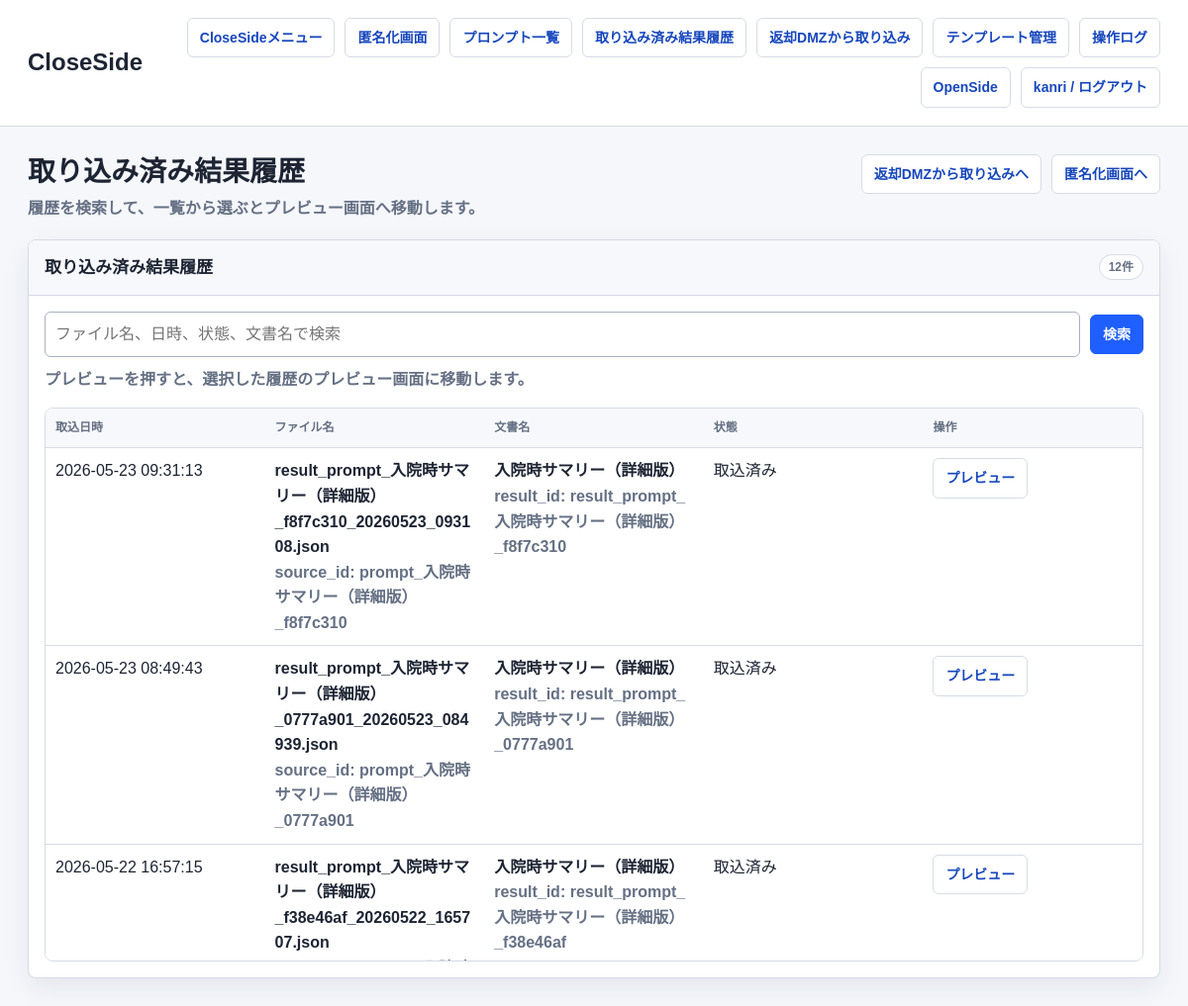
The page /close/dmz/results/history/ (signed in) on the database its author committed.
### anonymizer_app/models.py (models this page shows, shortened)
class RestoredResult(models.Model):
    STATUS_CHOICES = [
        ('imported', '取込済み'),
        ('deleted', '削除済み'),
    ]
    source_id = models.CharField(max_length=255, db_index=True)
    result_id = models.CharField(max_length=255, blank=True, default='')
    template_type = models.CharField(max_length=255, blank=True, default='')
    result_text = models.TextField()
    restored_text = models.TextField()
    result_json = models.JSONField(null=True, blank=True)
    imported_filename = models.CharField(max_length=255, blank=True, default='')
    reviewer = models.CharField(max_length=255, blank=True, default='')
    owner = models.ForeignKey(settings.AUTH_USER_MODEL, null=True, blank=True, on_delete=models.SET_NULL)
    status = models.CharField(max_length=32, choices=STATUS_CHOICES, default='imported')
    created_at = models.DateTimeField(default=timezone.now)
    updated_at = models.DateTimeField(auto_now=True)

### close_side/views.py (the view)
# urls.py: path('dmz/results/history/', close_login_required(views.result_history_list), name='result_history_list'),
def result_history_list(request):
    context = _result_history_list_context(request)
    return render(request, 'anonymizer_app/result_history_list.html', context)

### anonymizer_app/history_utils.py (called while the page is built, shortened)
def filter_history_items(
    items: Iterable[Any],
    query: str | None,
    value_getters: Sequence[str | Callable[[Any], Any]],
) -> list[Any]:
    normalized_query = (query or '').strip().casefold()
    history_items = list(items)
    if not normalized_query:
        return history_items

### anonymizer_app/network_policy.py (called while the page is built)
def network_policy() -> dict:
    return getattr(settings, 'NETWORK_POLICY', DEFAULT_NETWORK_POLICY)

def get_client_ip(request) -> str:
    forwarded_for = request.META.get('HTTP_X_FORWARDED_FOR', '')
    if getattr(settings, 'NETWORK_POLICY_TRUST_X_FORWARDED_FOR', True) and forwarded_for:
        return forwarded_for.split(',')[0].strip()
    return request.META.get('REMOTE_ADDR') or ''

def normalize_ip(value: str):
    try:
        return ip_address(value)
    except ValueError:
        return None

def _networks(cidrs: list[str]):
    networks = []
    for cidr in cidrs:
        try:
            networks.append(ip_network(cidr))
        except ValueError:
            continue
    return networks

def side_for_path(path: str) -> str:
    for side, rule in network_policy().items():
        if any(path.startswith(prefix) for prefix in rule.get('paths', [])):
            return side
    return ''

def allowed_cidrs_for_side(side: str) -> list[str]:
    rule = network_policy().get(side, {})
    cidrs = list(rule.get('cidrs', []))
    if getattr(settings, 'NETWORK_POLICY_ALLOW_LOOPBACK', False):
        cidrs.extend(LOOPBACK_CIDRS)
    return cidrs

def is_client_allowed_for_side(client_ip: str, side: str) -> bool:
    parsed = normalize_ip(client_ip)
    if parsed is None:
        return False
    return any(parsed in network for network in _networks(allowed_cidrs_for_side(side)))

    def __call__(self, request):
        side = side_for_path(request.path_info)
        if not side or not getattr(settings, 'NETWORK_POLICY_ENFORCED', True):
            return self.get_response(request)
        client_ip = get_client_ip(request)
        if is_client_allowed_for_side(client_ip, side):
            request.network_segment = side
            request.client_ip = client_ip
            return self.get_response(request)
        self._log_denied_request(request, side, client_ip)
        label = network_policy().get(side, {}).get('label', side)
        return HttpResponseForbidden(f'{label} へのアクセス元ネットワークが許可されていません。')

### close_side/views.py (called while the page is built)
def _is_admin(user) -> bool:
    return bool(user.is_staff or user.is_superuser)

### anonymizer_app/templates/anonymizer_app/result_history_list.html (shortened to what this page needs)
{% extends "anonymizer_app/base.html" %}
{% block brand %}CloseSide{% endblock %}
{% block page_title %}取り込み済み結果履歴{% endblock %}
{% block page_subtitle %}<p class="page-subtitle">履歴を検索して、一覧から選ぶとプレビュー画面へ移動します。</p>{% endblock %}
{% block page_actions %}
  <a class="button" href="{% url 'close_side:result_import_list' %}">返却DMZから取り込みへ</a>
  <a class="button" href="{% url 'close_side:home' %}">匿名化画面へ</a>
{% endblock %}
{% block content %}
  <section class="panel">
    <div class="panel-header">
      <h3 class="panel-title">取り込み済み結果履歴</h3>
      <span class="badge">{{ saved_results|length }}件</span>
    </div>
    <div class="panel-body">
      <form method="get" class="history-search">
        <input
          class="search-input"
          type="search"
          name="q"
          value="{{ history_query }}"
          placeholder="ファイル名、日時、状態、文書名で検索"
          aria-label="取り込み済み結果検索"
        >
        <button class="primary" type="submit">検索</button>
      </form>
      <p class="muted history-note">プレビューを押すと、選択した履歴のプレビュー画面に移動します。</p>
      {% if saved_results %}
        <div class="table-scroll">
          <table class="history-table">
            <thead>
              <tr>
                <th>取込日時</th>
                <th>ファイル名</th>
                <th>文書名</th>
                <th>状態</th>
                <th>操作</th>
              </tr>
            </thead>
            <tbody>
              {% for item in saved_results %}
                <tr>
                  <td>{{ item.created_at|date:"Y-m-d H:i:s" }}</td>
                  <td>
                    <strong>{{ item.imported_filename|default:"-" }}</strong><br>
                    <span class="muted">source_id: {{ item.source_id|default:"-" }}</span>
                  </td>
                  <td>
                    <strong>{{ item.template_type|default:"-" }}</strong><br>
                    <span class="muted">result_id: {{ item.result_id|default:"-" }}</span>
                  </td>
                  <td>{{ item.get_status_display }}</td>
                  <td>
                    <a
                      class="button"
                      href="{% url 'close_side:result_history_preview' pk=item.pk %}{% if history_query %}?q={{ history_query|urlencode }}{% endif %}"
                    >
                      プレビュー
                    </a>
                  </td>
                </tr>
              {% endfor %}
            </tbody>
          </table>
        </div>
      {% else %}
        <p class="empty">検索条件に一致する履歴がありません。</p>
      {% endif %}
    </div>
  </section>
{% endblock %}

### anonymizer_app/templates/anonymizer_app/base.html (shortened to what this page needs)
<!DOCTYPE html>
<html lang="ja">
<head>
</head>
<body>
  <header class="app-header">
    <div class="header-inner">
      <h1 class="brand-title">{% block brand %}匿名化システム{% endblock %}</h1>
      <nav class="top-nav" aria-label="主要メニュー">
        {% if request.resolver_match.namespace == 'open_side' %}
          <a class="nav-link" href="{% url 'open_side:menu' %}">OpenSideメニュー</a>
          <a class="nav-link" href="{% url 'open_side:dmz_list' %}">プロンプト一覧</a>
          {% if request.user.is_staff or request.user.is_superuser %}
            <a class="nav-link" href="{% url 'open_side:operation_logs' %}">操作ログ</a>
          {% endif %}
          <a class="nav-link" href="{% url 'close_side:menu' %}">CloseSide</a>
          <form method="post" action="{% url 'open_side:logout' %}">
            {% csrf_token %}
            <button type="submit">{{ request.user.username }} / ログアウト</button>
          </form>
        {% else %}
          <a class="nav-link" href="{% url 'close_side:menu' %}">CloseSideメニュー</a>
          <a class="nav-link" href="{% url 'close_side:home' %}">匿名化画面</a>
          <a class="nav-link" href="{% url 'close_side:prompts_list' %}">プロンプト一覧</a>
          <a class="nav-link" href="{% url 'close_side:result_history_list' %}">取り込み済み結果履歴</a>
          <a class="nav-link" href="{% url 'close_side:result_import_list' %}">返却DMZから取り込み</a>
          <a class="nav-link" href="{% url 'close_side:templates_list' %}">テンプレート管理</a>
          {% if request.user.is_staff or request.user.is_superuser %}
            <a class="nav-link" href="{% url 'close_side:operation_logs' %}">操作ログ</a>
          {% endif %}
          <a class="nav-link" href="{% url 'open_side:menu' %}">OpenSide</a>
          <form method="post" action="{% url 'close_side:logout' %}">
            <button type="submit">{{ request.user.username }} / ログアウト</button>
          </form>
        {% endif %}
      </nav>
    </div>
  </header>
  <main class="content">
    <div class="page-head">
      <div>
        <h2 class="page-title">{% block page_title %}{% endblock %}</h2>
        {% block page_subtitle %}{% endblock %}
      </div>
      <div class="actions">{% block page_actions %}{% endblock %}</div>
    </div>
    {% block content %}{% endblock %}
  </main>
</body>
</html>

### anonymizer_app/templates/anonymizer_app/base.html (style rules this page uses)
* { box-sizing: border-box; }
:root { --bg: #f5f7fb; --panel: #fff; --surface: #f7f8fb; --line: #d6dbe6; --line-strong: #a8b1c2; --text: #1d2433; --muted: #657084; --blue: #1f5eff; --blue-dark: #1747bd; --green: #138a5b; --danger: #b42318; --amber: #a96a00; --shadow: 0 10px 26px rgba(29, 36, 51, 0.08); }
body { margin: 0; background: var(--bg); color: var(--text); font-family: Arial, "Hiragino Kaku Gothic ProN", "Yu Gothic", Meiryo, sans-serif; font-size: 16px; line-height: 1.6; }
a { color: var(--blue-dark); font-weight: 700; text-decoration-thickness: 2px; text-underline-offset: 4px; }
button, input, textarea, select { font: inherit; }
.app-header { position: sticky; top: 0; z-index: 10; border-bottom: 1px solid var(--line); background: rgba(255, 255, 255, 0.94); backdrop-filter: blur(10px); }
.header-inner, .content { max-width: 1240px; margin: 0 auto; padding: 18px 28px; }
.header-inner { display: flex; justify-content: space-between; gap: 20px; align-items: center; }
.brand-title { margin: 0; font-size: 24px; font-weight: 800; letter-spacing: 0; }
.top-nav { display: flex; flex-wrap: wrap; gap: 10px; justify-content: flex-end; align-items: center; }
.top-nav form, .inline-form { margin: 0; display: inline-flex; }
.nav-link, .button, button { display: inline-flex; align-items: center; justify-content: center; min-height: 38px; border: 1px solid var(--line); border-radius: 6px; background: #fff; color: var(--blue-dark); padding: 8px 12px; font-size: 14px; font-weight: 800; text-decoration: none; cursor: pointer; white-space: nowrap; transition: background 120ms ease, border-color 120ms ease, color 120ms ease, transform 120ms ease; }
.primary { border-color: var(--blue); background: var(--blue); color: #fff; }
.content { padding-top: 28px; padding-bottom: 40px; }
.page-head { display: flex; justify-content: space-between; gap: 20px; align-items: flex-start; margin-bottom: 18px; }
.page-title { margin: 0; font-size: 28px; line-height: 1.3; }
.page-subtitle { margin: 6px 0 0; color: var(--muted); font-weight: 700; }
.actions { display: flex; flex-wrap: wrap; gap: 10px; align-items: center; }
.panel, .card { border: 1px solid var(--line); border-radius: 8px; background: var(--panel); box-shadow: var(--shadow); overflow: hidden; }
.panel-header { display: flex; justify-content: space-between; gap: 12px; align-items: center; min-height: 54px; border-bottom: 1px solid var(--line); background: var(--surface); padding: 14px 16px; }
.panel-title { margin: 0; font-size: 17px; font-weight: 800; }
.panel-body, .card { padding: 16px; }
.history-search { display: flex; flex-wrap: wrap; gap: 10px; align-items: center; }
.history-search .search-input { flex: 1 1 260px; min-width: 0; width: auto; }
.table-scroll { overflow: auto; overflow-x: hidden; max-height: min(58vh, 560px); border: 1px solid var(--line); border-radius: 8px; background: #fff; }
.history-table { margin: 0; width: 100%; table-layout: fixed; }
.history-table thead th { position: sticky; top: 0; z-index: 1; background: var(--surface); }
.history-table th, .history-table td { overflow-wrap: anywhere; word-break: break-word; }
.history-note { margin-top: 10px; }
table { width: 100%; border-collapse: collapse; background: #fff; }
th, td { border-bottom: 1px solid var(--line); padding: 10px; text-align: left; vertical-align: top; }
th { color: var(--muted); background: var(--surface); font-size: 12px; font-weight: 800; }
input, textarea, select { width: 100%; border: 1px solid var(--line-strong); border-radius: 6px; background: #fff; color: var(--text); padding: 9px 10px; outline: none; }
.badge { display: inline-flex; align-items: center; min-height: 26px; border: 1px solid var(--line); border-radius: 999px; background: #fff; color: var(--muted); padding: 2px 9px; font-size: 12px; font-weight: 800; white-space: nowrap; }
.muted { color: var(--muted); font-weight: 700; }

### rows shown on the page
RestoredResult: created_at "2026-05-23 09:31:13", imported_filename "result_prompt_入院時サマリー（詳細版）_f8f7c310_20260523_093108.json", source_id "prompt_入院時サマリー（詳細版）_f8f7c310", template_type "入院時サマリー（詳細版）", result_id "result_prompt_入院時サマリー（詳細版）_f8f7c310", status "取込済み"
RestoredResult: created_at "2026-05-23 08:49:43", imported_filename "result_prompt_入院時サマリー（詳細版）_0777a901_20260523_084939.json", source_id "prompt_入院時サマリー（詳細版）_0777a901", template_type "入院時サマリー（詳細版）", result_id "result_prompt_入院時サマリー（詳細版）_0777a901", status "取込済み"
RestoredResult: created_at "2026-05-22 16:57:15", imported_filename "result_prompt_入院時サマリー（詳細版）_f38e46af_20260522_165707.json", template_type "入院時サマリー（詳細版）", result_id "result_prompt_入院時サマリー（詳細版）_f38e46af", status "取込済み"

### other values the page prints
{{ request.user.username }} "kanri"
{{ saved_results|length }} "12"
